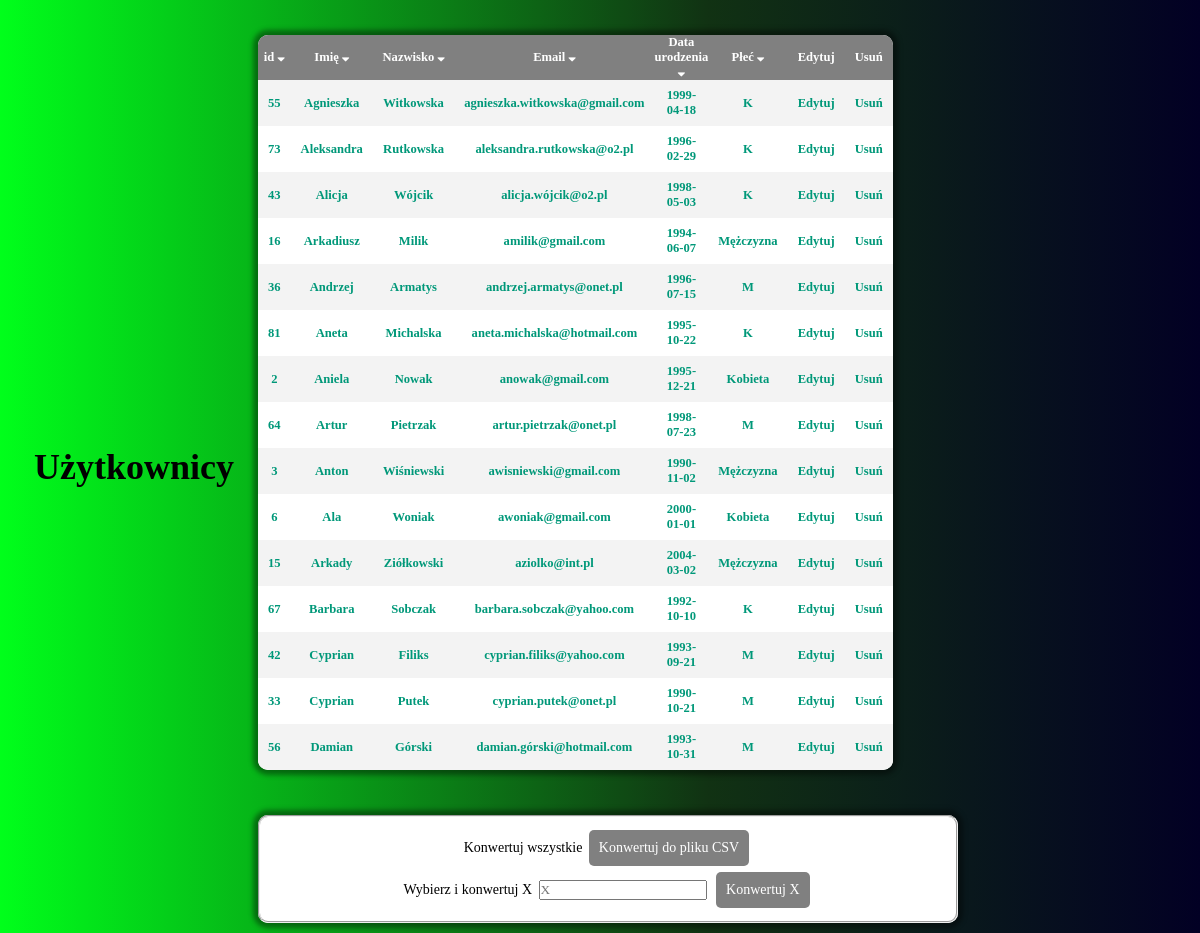
The page /formularz-main/sortByEmailAsc.php on the database its author committed.
### tables this page shows
CREATE TABLE `tbl_users` (
  `id` int(11) NOT NULL,
  `fldEmail` varchar(255) NOT NULL,
  `fldPhone` varchar(11) NOT NULL,
  `fldFirstName` varchar(60) NOT NULL,
  `fldLastName` varchar(60) NOT NULL,
  `fldPassword` varchar(60) NOT NULL,
  `fldBirthDate` date NOT NULL,
  `fldBirthPlace` varchar(60) NOT NULL,
  `fldWeight` int(3) NOT NULL,
  `fldHeight` int(3) NOT NULL,
  `fldSex` varchar(15) NOT NULL
);

### formularz-main/sortByEmailAsc.php (the view, shortened to what this page needs)
<!DOCTYPE html>
<html>
  <head>
    <link rel="stylesheet" media="screen" href="style21.php" />
    <link rel="stylesheet" href="https://cdnjs.cloudflare.com/ajax/libs/font-awesome/4.7.0/css/font-awesome.min.css">
  </head>
  <body>
    <header>
      <section class="header">
        <a href="history.php"><h1>Użytkownicy</h1></a>
      </section>
    </header>
    <main>
      <section class="container">
      <div id="history">
        <?php
          require_once "connect.php";
          try {
            $con = new mysqli($HOSTNAME, $USERNAME, $PASSWORD, $DATABASE);
              if($con->connect_errno != 0) {
                throw new Exception(mysqli_connect_errno());
              } else {
                $sql1 = "SELECT id, fldFirstName, fldLastName, fldEmail, fldBirthDate, fldSex FROM tbl_users ORDER BY fldEmail ASC LIMIT 15";
                $result = $con->query($sql1);
                if ($result->num_rows > 0) {
                  echo "<table class='mainTable'>";
                  echo "<tbody>
                  <tr>
                  <th style='padding: 2px; width: 8%;'><a href='sortByIdAsc.php'>id <i class='fa fa-sort-down'></i></th>
                  <th style='width: 16%;'><a href='sortByFirstNameAsc.php'>Imię <i class='fa fa-sort-down'></i></a></th>
                  <th style='width: 25%;'><a href='sortbyLastNameAsc.php'>Nazwisko <i class='fa fa-sort-down'></i></a></th>
                  <th><a href='sortByEmail.php'>Email <i class='fa fa-sort-down'></i></a></th>
                  <th style='width: 13%;'><a href='sortByBirthDate.php'>Data urodzenia <i class='fa fa-sort-down'></i></a></th>
                  <th><a href='sortBySexAsc.php'>Płeć <i class='fa fa-sort-down'></i></a></th>
                  <th>Edytuj</th>
                  <th>Usuń</th>
                  </tr>";
                  while ($row = $result->fetch_assoc()) {
                    echo "<tr class='active-row'>";
                    echo "<td id='ids'>" . $row["id"] . "</td>";
                    echo "<td id='firstFldName'>" . $row["fldFirstName"] . "</td>";
                    echo "<td>" . $row["fldLastName"] . "</td>";
                    echo "<td>" . $row["fldEmail"] . "</td>";
                    echo "<td>" . $row["fldBirthDate"] . "</td>";
                    echo "<td>" . $row["fldSex"] . "</td>";
                    echo "<td class='blue'>" . "<a class='btnEdit' href='edit.php?id=$row[id]'>Edytuj" ."</td>";
                    echo "<td class='red'>" . "<a class='btnDelete' href='delete.php?id=$row[id]'>Usuń" . "</td>";
                    echo "</tr>";
                    }
                    echo "</tbody></table>";
                          } else {
                      echo "Brak wyników";
                  }
              }
          } catch(Exception $e) {
            echo 'Error occured!';
            }
        ?>
      </div>
      </section>
      <section id="button">
    </section>
  <form method="post">
    <fieldset>
      <label for="csvAll">Konwertuj wszystkie</label>
        <input type="submit" id="csvAll" name="csvAll" value="Konwertuj do pliku CSV"><br>
      <label>Wybierz i konwertuj X</label>
        <input type="text" name="chooseX" id="chooseX" placeholder="X">
        <input type="submit" id="csvX" name="csvX" value="Konwertuj X">
    </fieldset>
  </form>
    </main>
  </body>
</html>

### rows shown on the page
tbl_users: id "55", fldFirstName "Agnieszka", fldLastName "Witkowska", fldEmail "agnieszka.witkowska@gmail.com", fldBirthDate "1999-04-18", fldSex "K"
tbl_users: id "73", fldFirstName "Aleksandra", fldLastName "Rutkowska", fldEmail "aleksandra.rutkowska@o2.pl", fldBirthDate "1996-02-29", fldSex "K"
tbl_users: id "43", fldFirstName "Alicja", fldLastName "Wójcik", fldEmail "alicja.wójcik@o2.pl", fldBirthDate "1998-05-03", fldSex "K"
tbl_users: id "16", fldFirstName "Arkadiusz", fldLastName "Milik", fldEmail "amilik@gmail.com", fldBirthDate "1994-06-07", fldSex "Mężczyzna"
tbl_users: id "36", fldFirstName "Andrzej", fldLastName "Armatys", fldEmail "andrzej.armatys@onet.pl", fldBirthDate "1996-07-15", fldSex "M"
tbl_users: id "81", fldFirstName "Aneta", fldLastName "Michalska", fldEmail "aneta.michalska@hotmail.com", fldBirthDate "1995-10-22", fldSex "K"
tbl_users: id "2", fldFirstName "Aniela", fldLastName "Nowak", fldEmail "anowak@gmail.com", fldBirthDate "1995-12-21", fldSex "Kobieta"
tbl_users: id "64", fldFirstName "Artur", fldLastName "Pietrzak", fldEmail "artur.pietrzak@onet.pl", fldBirthDate "1998-07-23", fldSex "M"
tbl_users: id "3", fldFirstName "Anton", fldLastName "Wiśniewski", fldEmail "awisniewski@gmail.com", fldBirthDate "1990-11-02", fldSex "Mężczyzna"
tbl_users: id "6", fldFirstName "Ala", fldLastName "Woniak", fldEmail "awoniak@gmail.com", fldBirthDate "2000-01-01", fldSex "Kobieta"
tbl_users: id "15", fldFirstName "Arkady", fldLastName "Ziółkowski", fldEmail "aziolko@int.pl", fldBirthDate "2004-03-02", fldSex "Mężczyzna"
tbl_users: id "67", fldFirstName "Barbara", fldLastName "Sobczak", fldEmail "barbara.sobczak@yahoo.com", fldBirthDate "1992-10-10", fldSex "K"
tbl_users: id "42", fldFirstName "Cyprian", fldLastName "Filiks", fldEmail "cyprian.filiks@yahoo.com", fldBirthDate "1993-09-21", fldSex "M"
tbl_users: id "33", fldFirstName "Cyprian", fldLastName "Putek", fldEmail "cyprian.putek@onet.pl", fldBirthDate "1990-10-21", fldSex "M"
tbl_users: id "56", fldFirstName "Damian", fldLastName "Górski", fldEmail "damian.górski@hotmail.com", fldBirthDate "1993-10-31", fldSex "M"
